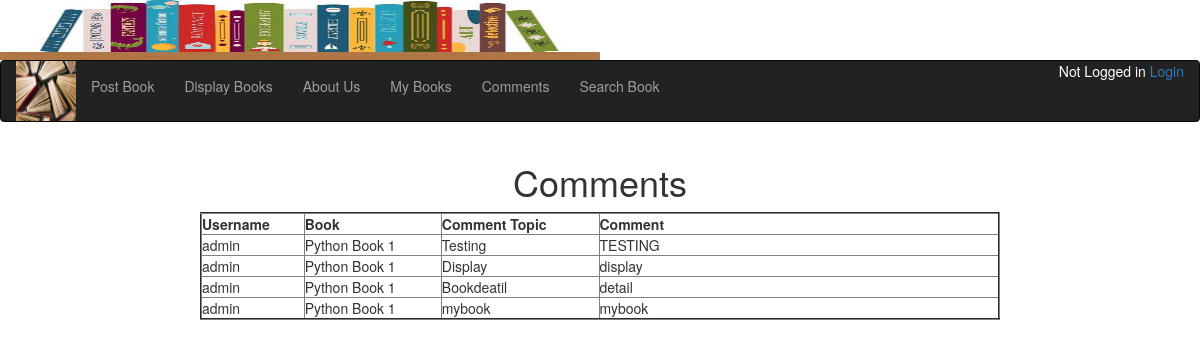
The page /comments on the database its author committed.
### bookMng/models.py (models this page shows, shortened)
class MainMenu(models.Model):
    item = models.CharField(max_length=200, unique=True)
    link = models.CharField(max_length=200, unique=True)

class Comment(models.Model):
    title = models.CharField(max_length=200)
    comment = models.CharField(max_length=2000)
    username = models.ForeignKey(User, blank=True, null=True, on_delete=models.CASCADE)
    book = models.CharField(max_length=200)

### bookMng/views.py (the view)
# urls.py: path('comments', views.comments, name='comments'),
def comments(request):
    commentlist = Comment.objects.all()
    return render(request,
                  'bookMng/comments.html',
                  {
                      'item_list': MainMenu.objects.all(),
                      'commentlist': commentlist,
    })

### bookEx/templates/bookMng/comments.html (shortened to what this page needs)
{% extends "base.html" %}
{% block sidenav %}
  {% for item in item_list %}
    <li>
      <a href="{{item.link}}">{{item.item}}</a>
    </li>
  {% endfor %}
{% endblock sidenav %}
{% block content %}
    <h1 align="center"> Comments </h1>
<table align="center" border="2" width="800">
    <tr>
        <th>Username</th>
        <th>Book</th>
        <th>Comment Topic</th>
        <th width="400">Comment</th>
    </tr>
    {% for comment in commentlist %}
    <tr>
        <td>
            {{comment.username}}
        </td>
        <td>
            {{comment.book}}
        </td>
        <td>
            {{ comment.title }}
        </td>
        <td>
            {{ comment.comment }}
        </td>
    </tr>
    {%endfor %}
</table>
{% endblock content %}

### rows shown on the page
MainMenu: item "Post Book"
MainMenu: item "Display Books"
MainMenu: item "About Us"
MainMenu: item "My Books"
MainMenu: item "Comments"
MainMenu: item "Search Book"
Comment: username "admin", book "Python Book 1", title "Testing", comment "TESTING"
Comment: username "admin", book "Python Book 1", title "Display", comment "display"
Comment: username "admin", book "Python Book 1", title "Bookdeatil", comment "detail"
Comment: username "admin", book "Python Book 1", title "mybook", comment "mybook"
